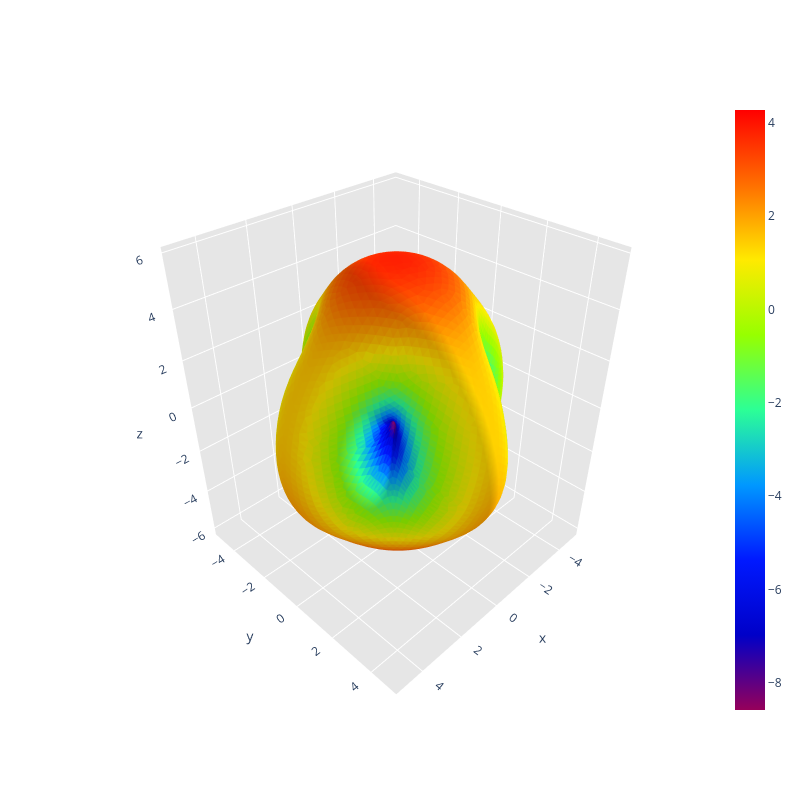

This figure's notebook cell:
### Code cell
print("Calculating radiation intensity distribution over sphere surface...")
radiation_intensity_distribution_over_sphere_surface(path)

### Figure 1 — Plotly figure (JSON) as saved in the notebook; plotly's stock layout.template omitted (floating-point values rounded to 4 significant figures; data arrays with more than 128 entries replaced by an {"elided": "..."} marker saying what was removed)
{"data": [{"facecolor": {"elided": "10296 str values"}, "i": {"elided": "10296 int values"}, "j": {"elided": "10296 int values"}, "k": {"elided": "10296 int values"}, "name": "", "type": "mesh3d", "x": {"elided": "5150 float values"}, "y": {"elided": "5150 float values"}, "z": {"elided": "5150 float values"}}, {"hoverinfo": "none", "marker": {"color": [-8.586, 4.278], "colorscale": [[0, "rgb(150, 0, 90)"], [0.125, "rgb(0, 0, 200)"], [0.25, "rgb(0, 25, 255)"], [0.375, "rgb(0, 152, 255)"], [0.5, "rgb(44, 255, 150)"], [0.625, "rgb(151, 255, 0)"], [0.75, "rgb(255, 234, 0)"], [0.875, "rgb(255, 111, 0)"], [1, "rgb(255, 0, 0)"]], "showscale": true, "size": 0.1}, "mode": "markers", "showlegend": false, "type": "scatter3d", "x": [3.568e-16], "y": [-8.738e-32], "z": [5.827]}], "layout": {"height": 800, "scene": {"aspectratio": {"x": 0.8339, "y": 0.8359, "z": 1}, "xaxis": {"backgroundcolor": "rgb(230, 230, 230)", "gridcolor": "rgb(255, 255, 255)", "showbackground": true, "zerolinecolor": "rgb(255, 255, 255)"}, "yaxis": {"backgroundcolor": "rgb(230, 230, 230)", "gridcolor": "rgb(255, 255, 255)", "showbackground": true, "zerolinecolor": "rgb(255, 255, 255)"}, "zaxis": {"backgroundcolor": "rgb(230, 230, 230)", "gridcolor": "rgb(255, 255, 255)", "showbackground": true, "zerolinecolor": "rgb(255, 255, 255)"}}, "title": {"text": ""}, "width": 800}}
